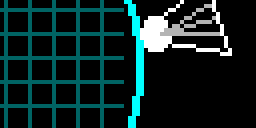
#> input picture smash_v4.gif, 64 x 32 px, found by its file name (shown 4 times larger)
$ python extract_frames.py
#> lines starting #> are read from the running program, lines starting #| are printed output that depends on the picture
import os
from PIL import Image

gif_path = r"C:\Users\Isaac Yang\Desktop\ESP32-BSB\smash_v4.gif"
output_dir = r"C:\Users\Isaac Yang\.gemini\antigravity\brain\5d2dbf37-5205-4c87-a52e-eb7840c95f2f\scratch"

with Image.open(gif_path) as im:
#> im is the input picture: PIL image 64x32 P; mean R, G, B 13.9, 35.9, 35.9
    for i in range(im.n_frames):
        im.seek(i)
        frame_path = os.path.join(output_dir, f"v4_frame_{i}.png")
        # Save as PNG
        im.save(frame_path)
        print(f"Extracted {frame_path}")
#> this loop made 6 passes
#> pass 2, `im.save(frame_path)`:
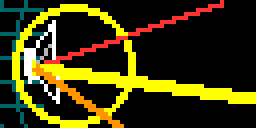
#> saved as v4_frame_1.png: PIL image 64x32 RGB (shown 4 times larger); mean R, G, B 60.8, 55.4, 10.9
#> after the loop:
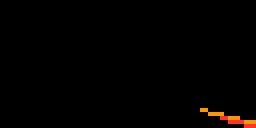
#> im: PIL image 64x32 RGB (shown 4 times larger); mean R, G, B 2.6, 1.1, 0.2
